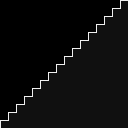

Rendered tile map (Tiled .tmx) drawn with the repository's tilesets; below, a short description and the map source with its tile grids summarised:
An orthogonal 16x16 tile map with 8x8 px tiles, 8 tile layers (ground, ground, ground, ground, ...) and 24 objects (8x box, 8x player).

<map version="1.2" tiledversion="1.3.2" orientation="orthogonal" renderorder="right-down" compressionlevel="-1" width="16" height="16" tilewidth="8" tileheight="8" infinite="0" nextlayerid="37" nextobjectid="25">
 <editorsettings>
  <export target="rainbow_test.lua" format="lua" />
 </editorsettings>
 <tileset firstgid="1" source="../graphics/placeholder_tileset.tsx" />
 <group id="4" name="a">
  <layer id="1" name="ground" width="16" height="16">
   <data>[256 cells, 136 non-empty, 3 distinct tile ids]</data>
  </layer>
  <objectgroup id="2" name="solid">
   <object id="1" x="0" y="127">
    <polygon points="0,0 0,-8 8,-8 8,-16 16,-16 16,-24 24,-24 24,-32 32,-32 32,-40 40,-40 40,-48 48,-48 48,-56 56,-56 56,-64 64,-64 64,-72 72,-72 72,-80 80,-80 80,-88 88,-88 88,-96 96,-96 96,-104 104,-104 104,-112 112,-112 112,-120 120,-120 120,-128 128,-128 128,0" />
   </object>
  </objectgroup>
  <objectgroup id="3" name="objects">
   <object id="2" type="box" x="16" y="78" width="8" height="8" />
   <object id="3" type="player" x="16" y="30">
    <point />
   </object>
  </objectgroup>
 </group>
 <group id="9" name="b">
  <layer id="10" name="ground" width="16" height="16">
   <data>[256 cells, 136 non-empty, 3 distinct tile ids]</data>
  </layer>
  <objectgroup id="11" name="solid">
   <object id="4" x="0" y="127">
    <polygon points="0,0 0,-8 8,-8 8,-16 16,-16 16,-24 24,-24 24,-32 32,-32 32,-40 40,-40 40,-48 48,-48 48,-56 56,-56 56,-64 64,-64 64,-72 72,-72 72,-80 80,-80 80,-88 88,-88 88,-96 96,-96 96,-104 104,-104 104,-112 112,-112 112,-120 120,-120 120,-128 128,-128 128,0" />
   </object>
  </objectgroup>
  <objectgroup id="12" name="objects">
   <object id="5" type="box" x="40" y="43" width="8" height="8" />
   <object id="6" type="player" x="37" y="30">
    <point />
   </object>
  </objectgroup>
 </group>
 <group id="13" name="c">
  <layer id="14" name="ground" width="16" height="16">
   <data>[256 cells, 136 non-empty, 3 distinct tile ids]</data>
  </layer>
  <objectgroup id="15" name="solid">
   <object id="7" x="0" y="127">
    <polygon points="0,0 0,-8 8,-8 8,-16 16,-16 16,-24 24,-24 24,-32 32,-32 32,-40 40,-40 40,-48 48,-48 48,-56 56,-56 56,-64 64,-64 64,-72 72,-72 72,-80 80,-80 80,-88 88,-88 88,-96 96,-96 96,-104 104,-104 104,-112 112,-112 112,-120 120,-120 120,-128 128,-128 128,0" />
   </object>
  </objectgroup>
  <objectgroup id="16" name="objects">
   <object id="8" type="box" x="2" y="64" width="8" height="8" />
   <object id="9" type="player" x="34" y="30">
    <point />
   </object>
  </objectgroup>
 </group>
 <group id="17" name="d">
  <layer id="18" name="ground" width="16" height="16">
   <data>[256 cells, 136 non-empty, 3 distinct tile ids]</data>
  </layer>
  <objectgroup id="19" name="solid">
   <object id="10" x="0" y="127">
    <polygon points="0,0 0,-8 8,-8 8,-16 16,-16 16,-24 24,-24 24,-32 32,-32 32,-40 40,-40 40,-48 48,-48 48,-56 56,-56 56,-64 64,-64 64,-72 72,-72 72,-80 80,-80 80,-88 88,-88 88,-96 96,-96 96,-104 104,-104 104,-112 112,-112 112,-120 120,-120 120,-128 128,-128 128,0" />
   </object>
  </objectgroup>
  <objectgroup id="20" name="objects">
   <object id="11" type="box" x="80" y="8" width="8" height="8" />
   <object id="12" type="player" x="31" y="30">
    <point />
   </object>
  </objectgroup>
 </group>
 <group id="21" name="e">
  <layer id="22" name="ground" width="16" height="16">
   <data>[256 cells, 136 non-empty, 3 distinct tile ids]</data>
  </layer>
  <objectgroup id="23" name="solid">
   <object id="13" x="0" y="127">
    <polygon points="0,0 0,-8 8,-8 8,-16 16,-16 16,-24 24,-24 24,-32 32,-32 32,-40 40,-40 40,-48 48,-48 48,-56 56,-56 56,-64 64,-64 64,-72 72,-72 72,-80 80,-80 80,-88 88,-88 88,-96 96,-96 96,-104 104,-104 104,-112 112,-112 112,-120 120,-120 120,-128 128,-128 128,0" />
   </object>
  </objectgroup>
  <objectgroup id="24" name="objects">
   <object id="14" type="box" x="51" y="35" width="8" height="8" />
   <object id="15" type="player" x="28" y="30">
    <point />
   </object>
  </objectgroup>
 </group>
 <group id="25" name="f">
  <layer id="26" name="ground" width="16" height="16">
   <data>[256 cells, 136 non-empty, 3 distinct tile ids]</data>
  </layer>
  <objectgroup id="27" name="solid">
   <object id="16" x="0" y="127">
    <polygon points="0,0 0,-8 8,-8 8,-16 16,-16 16,-24 24,-24 24,-32 32,-32 32,-40 40,-40 40,-48 48,-48 48,-56 56,-56 56,-64 64,-64 64,-72 72,-72 72,-80 80,-80 80,-88 88,-88 88,-96 96,-96 96,-104 104,-104 104,-112 112,-112 112,-120 120,-120 120,-128 128,-128 128,0" />
   </object>
  </objectgroup>
  <objectgroup id="28" name="objects">
   <object id="17" type="box" x="24" y="35" width="8" height="8" />
   <object id="18" type="player" x="25" y="30">
    <point />
   </object>
  </objectgroup>
 </group>
 <group id="29" name="g">
  <layer id="30" name="ground" width="16" height="16">
   <data>[256 cells, 136 non-empty, 3 distinct tile ids]</data>
  </layer>
  <objectgroup id="31" name="solid">
   <object id="19" x="0" y="127">
    <polygon points="0,0 0,-8 8,-8 8,-16 16,-16 16,-24 24,-24 24,-32 32,-32 32,-40 40,-40 40,-48 48,-48 48,-56 56,-56 56,-64 64,-64 64,-72 72,-72 72,-80 80,-80 80,-88 88,-88 88,-96 96,-96 96,-104 104,-104 104,-112 112,-112 112,-120 120,-120 120,-128 128,-128 128,0" />
   </object>
  </objectgroup>
  <objectgroup id="32" name="objects">
   <object id="20" type="box" x="39" y="19" width="8" height="8" />
   <object id="21" type="player" x="22" y="30">
    <point />
   </object>
  </objectgroup>
 </group>
 <group id="33" name="h">
  <layer id="34" name="ground" width="16" height="16">
   <data>[256 cells, 136 non-empty, 3 distinct tile ids]</data>
  </layer>
  <objectgroup id="35" name="solid">
   <object id="22" x="0" y="127">
    <polygon points="0,0 0,-8 8,-8 8,-16 16,-16 16,-24 24,-24 24,-32 32,-32 32,-40 40,-40 40,-48 48,-48 48,-56 56,-56 56,-64 64,-64 64,-72 72,-72 72,-80 80,-80 80,-88 88,-88 88,-96 96,-96 96,-104 104,-104 104,-112 112,-112 112,-120 120,-120 120,-128 128,-128 128,0" />
   </object>
  </objectgroup>
  <objectgroup id="36" name="objects">
   <object id="23" type="box" x="64" y="19" width="8" height="8" />
   <object id="24" type="player" x="19" y="30">
    <point />
   </object>
  </objectgroup>
 </group>
</map>
